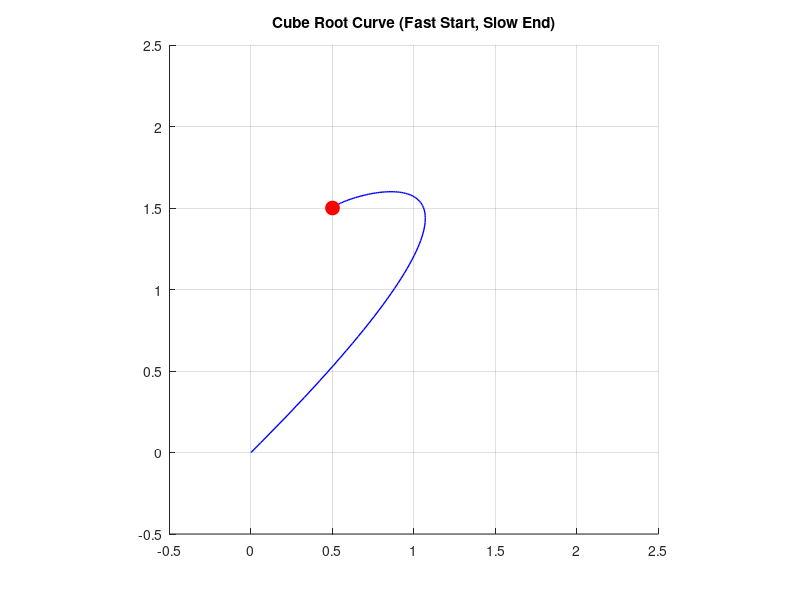

MATLAB code for this plot: (Note: this script raises an error after producing the figure.)
% Task 7: Traverse the path according to arbitrary progress curves
% 题目7：根据任意进度曲线遍历路径

function task7_progress_curve()
    % 创建输出目录（如果不存在）
    if ~exist('out', 'dir')
        mkdir('out');
    end
    
    % 定义不同的进度曲线
    progress_curves = {
        @(s) s^(1/3),                                  % 三次根曲线：起始快末尾慢
        @(s) s^2,                                      % 平方曲线：起始慢末尾快
        @(s) sin(pi*s/2),                             % 正弦曲线：平滑加减速
        @(s) 0.5 + 0.5*sin((2*s-1)*pi/2)             % 复合正弦曲线：中间停顿
    };
    
    curve_names = {
        'Cube Root Curve (Fast Start, Slow End)',
        'Square Curve (Slow Start, Fast End)',
        'Sine Curve (Smooth Acceleration)',
        'Composite Sine Curve (Middle Pause)'
    };
    
    video_names = {
        'cube_root_motion.avi',
        'square_motion.avi',
        'sine_motion.avi',
        'composite_sine_motion.avi'
    };
    
    % 对每种进度曲线进行演示
    for i = 1:length(progress_curves)
        % 创建新的figure并设置固定大小
        fig = figure('Position', [100 100 800 600], 'Units', 'pixels');
        
        % 设置图形窗口
        set(gca, 'XLim', [-0.5 2.5], 'YLim', [-0.5 2.5], ...
            'SortMethod', 'childorder', 'Visible', 'on');
        cla
        axis square
        grid on;
        hold on;
        
        % 绘制完整路径
        t_plot = linspace(0, 1, 100);
        x_plot = 0.5 + 0.3*t_plot + 3.9*t_plot.^2 - 4.7*t_plot.^3;
        y_plot = 1.5 + 0.3*t_plot + 0.9*t_plot.^2 - 2.7*t_plot.^3;
        plot(x_plot, y_plot, 'b-', 'LineWidth', 1);
        
        % 创建运动点
        ball = plot(x_plot(1), y_plot(1), 'ro', 'MarkerSize', 10, 'MarkerFaceColor', 'r');
        
        % 设置标题
        title(curve_names{i});
        
        % 获取第一帧并确定视频大小
        drawnow;
        frame = getframe(fig);
        [height, width, ~] = size(frame.cdata);
        
        % 创建视频写入对象
        v = VideoWriter(fullfile('out', video_names{i}));
        v.FrameRate = 20;
        v.Quality = 100;
        open(v);
        writeVideo(v, frame);  % 写入第一帧
        
        % 按照当前进度曲线运动
        for u = linspace(0, 1, 50)
            % 计算当前进度
            s = progress_curves{i}(u);
            
            % 找到对应的参数t
            t = task2_find_t(s);
            
            % 计算位置
            x = 0.5 + 0.3*t + 3.9*t^2 - 4.7*t^3;
            y = 1.5 + 0.3*t + 0.9*t^2 - 2.7*t^3;
            
            % 使用题目要求的命令更新位置
            set(ball, 'xdata', x, 'ydata', y);
            drawnow;
            
            % 捕获当前帧并写入视频
            frame = getframe(fig);
            if size(frame.cdata, 1) ~= height || size(frame.cdata, 2) ~= width
                frame.cdata = imresize(frame.cdata, [height width]);
            end
            writeVideo(v, frame);
            
            pause(0.05);
        end
        
        % 捕获最后几帧
        for k = 1:20
            frame = getframe(fig);
            if size(frame.cdata, 1) ~= height || size(frame.cdata, 2) ~= width
                frame.cdata = imresize(frame.cdata, [height width]);
            end
            writeVideo(v, frame);
        end
        
        % 关闭视频文件
        close(v);
        fprintf('动画已保存到 out/%s\n', video_names{i});
        
        % 关闭当前figure
        close(fig);
    end
end 
